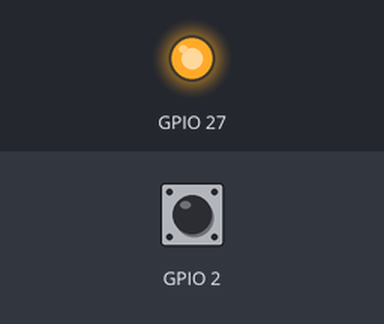
Simulated run of this sketch. Board: ESP32. Shown: output pins drawn as LEDs (lit = HIGH). The inputs (shaded band) are chosen by the test bench; at power-on: GPIO 2 HIGH.

Above: at 2.5 s.
At 20.0 s:
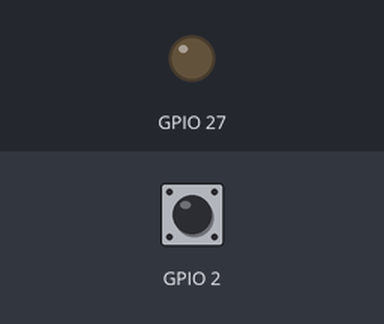
Timing chart, 0 to 45.5 s (numbered marks = the images above):
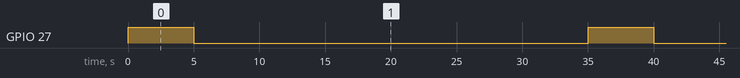

The sketch:

Firmware_Atividade_05_ex2.ino
```cpp
int button_state = 0;


void setup()
{
  pinMode(27, OUTPUT);
  pinMode(2,INPUT);
}

void loop()
{
  button_state = digitalRead(2);

  if(button_state == LOW) {
    digitalWrite(27, HIGH);
    delay(2000);
    digitalWrite(27, LOW);
    delay(1000);
    }
   else if(button_state == HIGH){
      digitalWrite(27, HIGH);
      delay(5000);
      digitalWrite(27, LOW);
      delay(30000);
    }

}
```

Measured:
- by itself, GPIO 27: alternates HIGH for 5.0 s and LOW for 30.0 s
